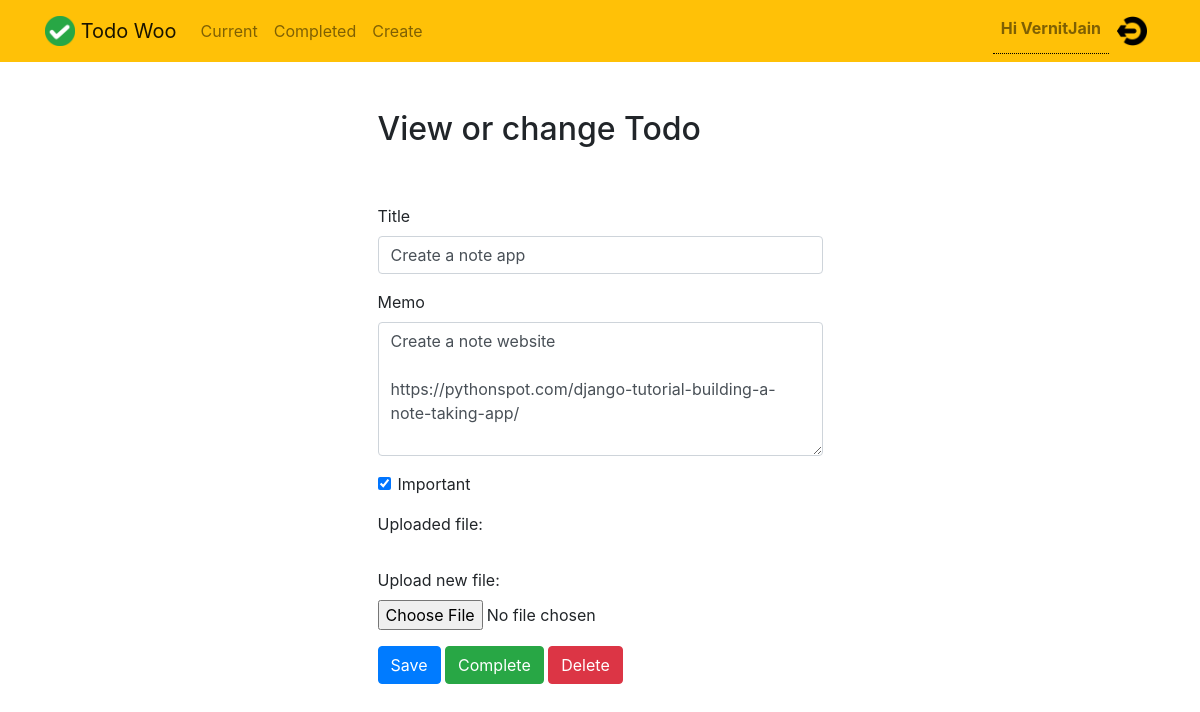
Screenshot of /todowoo/todowoo/52 (signed in) with the database file from the repository.
### todowoo/models.py (models this page shows, shortened)
class Todo(models.Model):
    title= models.CharField(max_length=100)
    memo = models.TextField(blank=True)
    created = models.DateTimeField(auto_now_add=True)
    datecompleted=models.DateTimeField(null=True, blank=True)
    important = models.BooleanField(default=False)
    user = models.ForeignKey(User, on_delete=models.CASCADE)
    deleteTodoOrNot = models.BooleanField(default=False)

### todowoo/views.py (the view, shortened to what this page needs)
# urls.py: path('todowoo/<int:todo_pk>', views.viewtodo, name='viewtodo'),
@login_required
def viewtodo(request, todo_pk):
    todo = get_object_or_404(Todo, pk = todo_pk, user=request.user, deleteTodoOrNot = False)
    fileforms = FileUpload.objects.filter(user = request.user, todoid = todo_pk)
    if request.method=="GET":
        form = TodoForm(instance = todo)
        return render(request, 'todowoo/viewtodo.html',{'todo': todo, 'form':form, 'fileforms':fileforms})

### todowoo/forms.py
class TodoForm(ModelForm):
    class Meta:
        model = Todo
        fields = ['title','memo','important']

### todowoo/templates/todowoo/viewtodo.html (shortened to what this page needs)
{% extends "todowoo/base.html" %}
{% block content %}
    <div class="row justify-content-center mt-5">
        <div class="col-md-5">
            <h2>View or change Todo</h2>
        </div>
    </div>
    <div class="row justify-content-center mt-5">
        <div class="col-md-5">
            <form method="POST" enctype="multipart/form-data">
                <div class="form-group">
                    <label for="title">Title</label>
                    <input type="text" name="title" class="form-control" id="title" value="{{ todo.title }}" required>
                </div>
                <div class="form-group">
                    <label for="memo">Memo</label>
                    <textarea name="memo" rows="5" class="form-control" id="memo" >{{ todo.memo }}</textarea>
                </div>
                <div class="form-group form-check">
                    <input type="checkbox" name="important" class="form-check-input" id="important" {% if todo.important %}checked{% endif %}>
                    <label class="form-check-label" for="important">Important</label>
                </div>
                <div class="form-group">
                  {% if fileforms.count > 0 %}
                    <label for="img">Uploaded file{{ fileforms.count|pluralize }}:</label><br>
                  {% endif %}
                  {% if fileforms.count > 0 %}
                    <br><label for="img">Upload new file:</label><br>
                  {% else %}
                    <br><label for="img">Upload file:</label><br>
                  {% endif %}
                  <input type="file" id="uploadFile" name="uploadFile" >
                </div>
                <button type="submit" class="btn btn-primary">Save</button>
                <button type="button" class="btn btn-success" onclick="$('#complete').click()">Complete</button>
                <button type="button" class="btn btn-danger" onclick="$('#delete').click()">Delete</button>
            </form>
        </div>
    </div>
{% endblock %}

### todowoo/templates/todowoo/base.html (shortened to what this page needs)
{% load static %}
<!doctype html>
<html lang="en">
<head>
    <link rel="stylesheet" href="{% static 'todowoo/css/bootstrap.min.css' %}">
    <link rel="stylesheet" href="{% static 'todowoo/css/custom.css' %}">
</head>
<body>
<nav class="navbar navbar-expand-md navbar-light bg-warning">
<div class="container">
    <a class="navbar-brand" href="{% url 'todowoo:todowoohome' %}">
         <img src="{% static 'todowoo/img/logo.png' %}" width="30" height="30" class="d-inline-block align-top">
        <span>Todo Woo</span>
    </a>
    <div class="collapse navbar-collapse" id="navbarNav">
    {% if user.is_authenticated %}
        <ul class="navbar-nav mr-auto">
                <li class="nav-item {{ current }}">
                    <a class="nav-link" href="{% url 'todowoo:currenttodos' %}">Current</a>
                </li>
                <li class="nav-item {{ completed }}">
                    <a class="nav-link" href="{% url 'todowoo:completedtodos' %}">Completed</a>
                </li>
                <li class="nav-item {{ create }}">
                    <a class="nav-link" href="{% url 'todowoo:createtodo' %}">Create</a>
                </li>
        </ul>
    {% endif %}
    <ul class="navbar-nav ml-auto">
            {% if user.is_authenticated %}
              <li class="nav-link userLoggedId"><b>Hi {{request.user.username}}</b> </li>
              <li class="nav-item">
                  <a href="#" onclick="$('#signOutBtn').click()" class="nav-link">
                    <img src="{% static 'todowoo/img/logout.png' %}" width="30" height="30" class="d-inline-block align-top">
                  </a>
              </li>
            {% endif %}
        </ul>
    </div>
</div>
</nav>
<div class="container">
{% block content %}{% endblock %}
</div>
</body>
</html>

### todowoo/static/todowoo/css/custom.css (style rules this page uses)
.userLoggedId { border-bottom: 1px dotted black; }

### rows the page displays
Todo: title "Create a note app", memo "Create a note website https://pythonspot.com/django-tutorial-building-a-note-taking-app/", important "☑"

### other values shown
{{ request.user.username }} "VernitJain"
